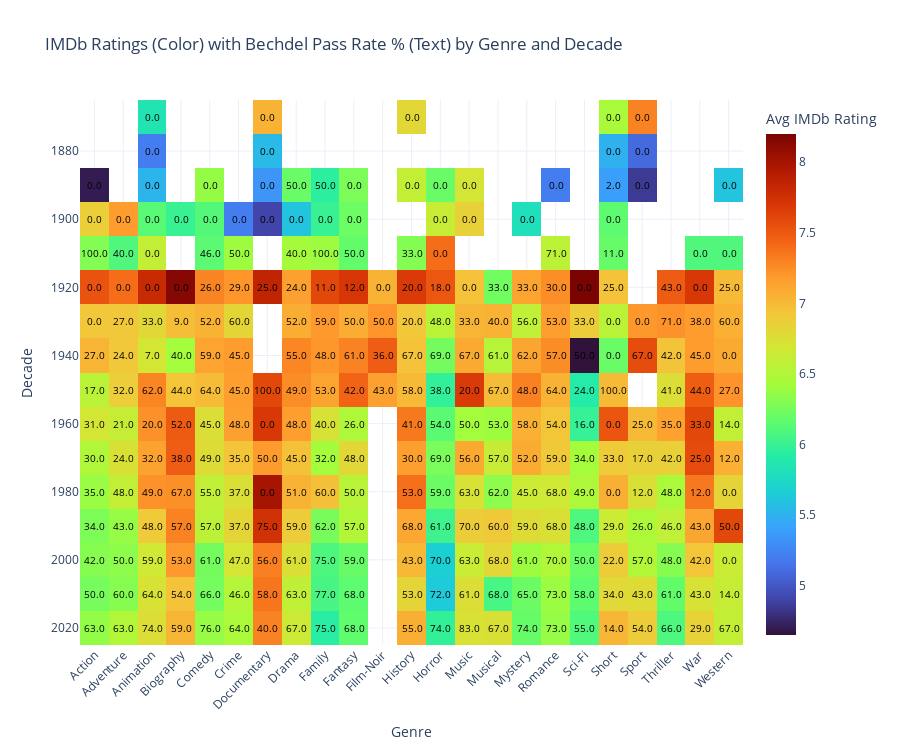

Here is the notebook cell this chart was saved with:
### Code cell
# ---- HEAT MAP FOR IMDB RATINGS AND BECHDEL PASS RATES BY GENRE AND DECADE ----

# new copy of clean dataframe loaded into new variable
df = df2.copy()

# ---- Data Processing ----

# split multi-genre entries
df["genre"] = df["genre"].str.split(", ")
df = df.explode("genre")

# group movies into decades
df["decade"] = (df["year"] // 10) * 10

# remove genres with very few movies
MIN_MOVIES = 50
valid_genres = df["genre"].value_counts()
valid_genres = valid_genres[valid_genres >= MIN_MOVIES].index
df = df[df["genre"].isin(valid_genres)]

# aggregate metrics
summary = (
    df.groupby(["decade", "genre"])
      .agg(
          avg_rating=("imdb_rating", "mean"),
          pass_rate=("bechdel_pass", lambda x: (x == "Yes").mean() * 100),
          count=("imdb_rating", "count")
      )
      .reset_index()
)

# create matrix for heat map
rating_pivot = summary.pivot(
    index="decade",
    columns="genre",
    values="avg_rating"
)

# create a matching matrix for Bechdel pass rates
pass_text = summary.pivot(
    index="decade",
    columns="genre",
    values="pass_rate"
).round(0)

# clean nan values in heatmap
Z_clean = rating_pivot.copy().astype(float)
Z_clean[np.isnan(Z_clean)] = None
T_clean = pass_text.copy()
T_clean = np.where(np.isnan(T_clean), "", T_clean)

# ---- Visualisation ----

# build heatmap
fig = px.imshow(
    Z_clean,
    aspect="auto",
    color_continuous_scale="Turbo",
    labels=dict(
        x="Genre",
        y="Decade",
        color="Avg IMDb Rating"
    ),
    title="IMDb Ratings (Color) with Bechdel Pass Rate % (Text) by Genre and Decade"
)

# overlay Bechdel pass rate as text inside each cell
fig.update_traces(
    text=T_clean.astype(str) + "",
    texttemplate="%{text}",
    textfont=dict(color="black", size=10)
)

# ---- styling ----

fig.update_layout(
    template="plotly_white",
    height=750,
    xaxis_tickangle=-45
)

# render the figure
fig.show()

### Figure 1 — Plotly figure (JSON) as saved in the notebook; plotly's stock layout.template omitted (floating-point values rounded to 4 significant figures; data arrays with more than 128 entries replaced by an {"elided": "..."} marker saying what was removed)
{"data": [{"coloraxis": "coloraxis", "hovertemplate": "Genre: %{x}<br>Decade: %{y}<br>Avg IMDb Rating: %{z}<extra></extra>", "name": "0", "text": {"elided": "16x23 str values"}, "textfont": {"color": "black", "size": 10}, "texttemplate": "%{text}", "type": "heatmap", "x": ["Action", "Adventure", "Animation", "Biography", "Comedy", "Crime", "Documentary", "Drama", "Family", "Fantasy", "Film-Noir", "History", "Horror", "Music", "Musical", "Mystery", "Romance", "Sci-Fi", "Short", "Sport", "Thriller", "War", "Western"], "xaxis": "x", "y": [1870, 1880, 1890, 1900, 1910, 1920, 1930, 1940, 1950, 1960, 1970, 1980, 1990, 2000, 2010, 2020], "yaxis": "y", "z": {"elided": "16x23 float values"}}], "layout": {"coloraxis": {"colorbar": {"title": {"text": "Avg IMDb Rating"}}, "colorscale": [[0, "#30123b"], [0.07143, "#4145ab"], [0.1429, "#4675ed"], [0.2143, "#39a2fc"], [0.2857, "#1bcfd4"], [0.3571, "#24eca6"], [0.4286, "#61fc6c"], [0.5, "#a4fc3b"], [0.5714, "#d1e834"], [0.6429, "#f3c63a"], [0.7143, "#fe9b2d"], [0.7857, "#f36315"], [0.8571, "#d93806"], [0.9286, "#b11901"], [1, "#7a0402"]]}, "height": 750, "title": {"text": "IMDb Ratings (Color) with Bechdel Pass Rate % (Text) by Genre and Decade"}, "xaxis": {"anchor": "y", "domain": [0, 1], "tickangle": -45, "title": {"text": "Genre"}}, "yaxis": {"anchor": "x", "autorange": "reversed", "domain": [0, 1], "title": {"text": "Decade"}}}}
